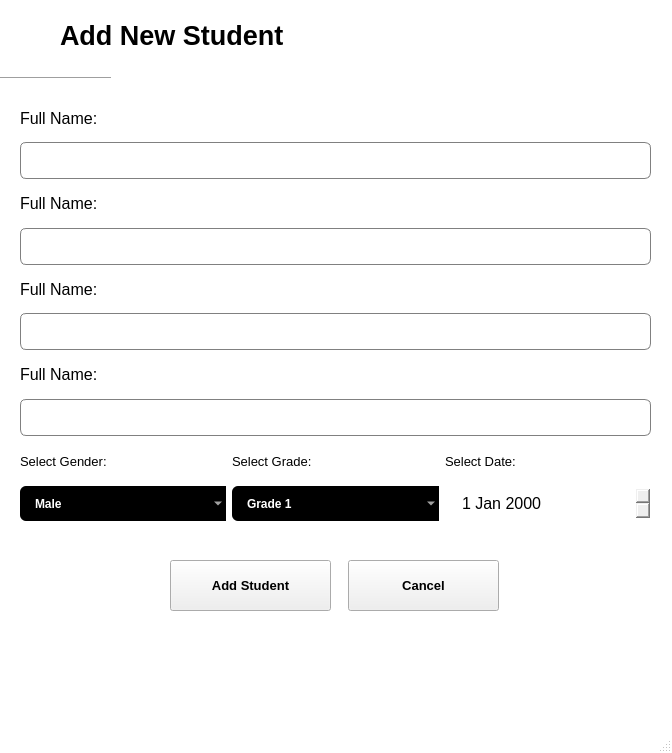
<?xml version="1.0" encoding="UTF-8"?>
<ui version="4.0">
 <class>MainWindow</class>
 <widget class="QMainWindow" name="MainWindow">
  <property name="geometry">
   <rect>
    <x>0</x>
    <y>0</y>
    <width>672</width>
    <height>753</height>
   </rect>
  </property>
  <property name="windowTitle">
   <string>MainWindow</string>
  </property>
  <property name="styleSheet">
   <string notr="true">QMainWindow {
   background-color: white
}

QLineEdit {
   border: 1px solid gray;
   border-radius: 6px;
   padding-left: 15px;
   height: 35px;
}

QDateEdit {
   border: 1px; solid-gray;
   border-radius: 6px;
   padding-left: 15px;
   height: 35px;
}

QComboBox {
   border: 1px; solid-gray;
   border-radius: 6px;
   padding-left: 1px 18px 1px 3px;
   background-color: black;
   color: white;
   height: 35px;
   padding-left: 15px;
   font-weight: bold;
   selection-background-color: #298089;
}



</string>
  </property>
  <widget class="QWidget" name="centralwidget">
   <widget class="Line" name="line">
    <property name="geometry">
     <rect>
      <x>0</x>
      <y>70</y>
      <width>111</width>
      <height>16</height>
     </rect>
    </property>
    <property name="orientation">
     <enum>Qt::Horizontal</enum>
    </property>
   </widget>
   <widget class="QLabel" name="label">
    <property name="geometry">
     <rect>
      <x>60</x>
      <y>20</y>
      <width>391</width>
      <height>31</height>
     </rect>
    </property>
    <property name="font">
     <font>
      <pointsize>20</pointsize>
      <weight>75</weight>
      <bold>true</bold>
     </font>
    </property>
    <property name="text">
     <string>Add New Student</string>
    </property>
   </widget>
   <widget class="QPushButton" name="pushButton">
    <property name="geometry">
     <rect>
      <x>348</x>
      <y>560</y>
      <width>151</width>
      <height>51</height>
     </rect>
    </property>
    <property name="font">
     <font>
      <pointsize>10</pointsize>
      <weight>75</weight>
      <bold>true</bold>
     </font>
    </property>
    <property name="text">
     <string>Cancel</string>
    </property>
   </widget>
   <widget class="QPushButton" name="pushButton_2">
    <property name="geometry">
     <rect>
      <x>170</x>
      <y>560</y>
      <width>161</width>
      <height>51</height>
     </rect>
    </property>
    <property name="font">
     <font>
      <pointsize>10</pointsize>
      <weight>75</weight>
      <bold>true</bold>
     </font>
    </property>
    <property name="text">
     <string>Add Student</string>
    </property>
   </widget>
   <widget class="QWidget" name="">
    <property name="geometry">
     <rect>
      <x>20</x>
      <y>100</y>
      <width>631</width>
      <height>421</height>
     </rect>
    </property>
    <layout class="QVBoxLayout" name="verticalLayout_8">
     <item>
      <layout class="QVBoxLayout" name="verticalLayout">
       <item>
        <widget class="QLabel" name="label_2">
         <property name="font">
          <font>
           <pointsize>12</pointsize>
          </font>
         </property>
         <property name="text">
          <string>Full Name:</string>
         </property>
        </widget>
       </item>
       <item>
        <widget class="QLineEdit" name="lineEdit"/>
       </item>
      </layout>
     </item>
     <item>
      <layout class="QVBoxLayout" name="verticalLayout_2">
       <item>
        <widget class="QLabel" name="label_3">
         <property name="font">
          <font>
           <pointsize>12</pointsize>
          </font>
         </property>
         <property name="text">
          <string>Full Name:</string>
         </property>
        </widget>
       </item>
       <item>
        <widget class="QLineEdit" name="lineEdit_2"/>
       </item>
      </layout>
     </item>
     <item>
      <layout class="QVBoxLayout" name="verticalLayout_4">
       <item>
        <widget class="QLabel" name="label_5">
         <property name="font">
          <font>
           <pointsize>12</pointsize>
          </font>
         </property>
         <property name="text">
          <string>Full Name:</string>
         </property>
        </widget>
       </item>
       <item>
        <widget class="QLineEdit" name="lineEdit_4"/>
       </item>
      </layout>
     </item>
     <item>
      <layout class="QVBoxLayout" name="verticalLayout_3">
       <item>
        <widget class="QLabel" name="label_4">
         <property name="font">
          <font>
           <pointsize>12</pointsize>
          </font>
         </property>
         <property name="text">
          <string>Full Name:</string>
         </property>
        </widget>
       </item>
       <item>
        <widget class="QLineEdit" name="lineEdit_3"/>
       </item>
      </layout>
     </item>
     <item>
      <layout class="QHBoxLayout" name="horizontalLayout">
       <item>
        <layout class="QVBoxLayout" name="verticalLayout_7">
         <item>
          <widget class="QLabel" name="label_6">
           <property name="font">
            <font>
             <pointsize>10</pointsize>
            </font>
           </property>
           <property name="text">
            <string>Select Gender:</string>
           </property>
          </widget>
         </item>
         <item>
          <widget class="QComboBox" name="comboBox">
           <property name="font">
            <font>
             <weight>75</weight>
             <bold>true</bold>
            </font>
           </property>
           <item>
            <property name="text">
             <string>Male</string>
            </property>
           </item>
           <item>
            <property name="text">
             <string>Female</string>
            </property>
           </item>
          </widget>
         </item>
        </layout>
       </item>
       <item>
        <layout class="QVBoxLayout" name="verticalLayout_6">
         <item>
          <widget class="QLabel" name="label_7">
           <property name="font">
            <font>
             <pointsize>10</pointsize>
            </font>
           </property>
           <property name="text">
            <string>Select Grade:</string>
           </property>
          </widget>
         </item>
         <item>
          <widget class="QComboBox" name="comboBox_2">
           <property name="font">
            <font>
             <weight>75</weight>
             <bold>true</bold>
            </font>
           </property>
           <item>
            <property name="text">
             <string>Grade 1</string>
            </property>
           </item>
           <item>
            <property name="text">
             <string>Grade 2</string>
            </property>
           </item>
           <item>
            <property name="text">
             <string>Grade 3</string>
            </property>
           </item>
           <item>
            <property name="text">
             <string>Grade 4</string>
            </property>
           </item>
           <item>
            <property name="text">
             <string>Grade 5</string>
            </property>
           </item>
           <item>
            <property name="text">
             <string>Grade 6</string>
            </property>
           </item>
           <item>
            <property name="text">
             <string>Grade 7</string>
            </property>
           </item>
           <item>
            <property name="text">
             <string>Grade 8</string>
            </property>
           </item>
           <item>
            <property name="text">
             <string>Grade 9</string>
            </property>
           </item>
           <item>
            <property name="text">
             <string>Grade 10</string>
            </property>
           </item>
           <item>
            <property name="text">
             <string>Grade 11</string>
            </property>
           </item>
           <item>
            <property name="text">
             <string>Grade 12</string>
            </property>
           </item>
          </widget>
         </item>
        </layout>
       </item>
       <item>
        <layout class="QVBoxLayout" name="verticalLayout_5">
         <item>
          <widget class="QLabel" name="label_8">
           <property name="font">
            <font>
             <pointsize>10</pointsize>
            </font>
           </property>
           <property name="text">
            <string>Select Date:</string>
           </property>
          </widget>
         </item>
         <item>
          <widget class="QDateEdit" name="dateEdit">
           <property name="font">
            <font>
             <pointsize>12</pointsize>
            </font>
           </property>
          </widget>
         </item>
        </layout>
       </item>
      </layout>
     </item>
    </layout>
   </widget>
  </widget>
  <widget class="QMenuBar" name="menubar">
   <property name="geometry">
    <rect>
     <x>0</x>
     <y>0</y>
     <width>672</width>
     <height>27</height>
    </rect>
   </property>
  </widget>
  <widget class="QStatusBar" name="statusbar"/>
 </widget>
 <resources/>
 <connections/>
</ui>
